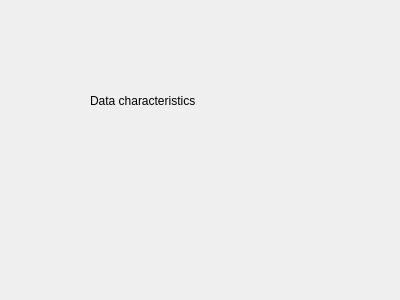
<?xml version="1.0" encoding="UTF-8"?>
<ui version="4.0">
 <class>DataCharacteristics</class>
 <widget class="QWidget" name="DataCharacteristics">
  <property name="geometry">
   <rect>
    <x>0</x>
    <y>0</y>
    <width>400</width>
    <height>300</height>
   </rect>
  </property>
  <property name="windowTitle">
   <string>Form</string>
  </property>
  <widget class="QLabel" name="label">
   <property name="geometry">
    <rect>
     <x>90</x>
     <y>60</y>
     <width>171</width>
     <height>81</height>
    </rect>
   </property>
   <property name="text">
    <string>Data characteristics</string>
   </property>
  </widget>
 </widget>
 <resources/>
 <connections/>
</ui>
